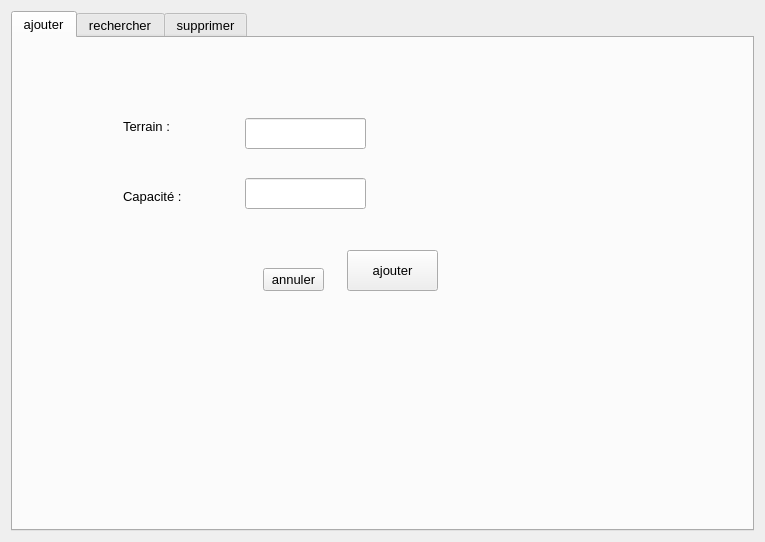
<?xml version="1.0" encoding="UTF-8"?>
<ui version="4.0">
 <class>terrain</class>
 <widget class="QWidget" name="terrain">
  <property name="geometry">
   <rect>
    <x>0</x>
    <y>0</y>
    <width>765</width>
    <height>542</height>
   </rect>
  </property>
  <property name="windowTitle">
   <string>Form</string>
  </property>
  <layout class="QGridLayout" name="gridLayout">
   <item row="0" column="1">
    <widget class="QTabWidget" name="onglets">
     <property name="font">
      <font>
       <pointsize>10</pointsize>
      </font>
     </property>
     <property name="currentIndex">
      <number>0</number>
     </property>
     <widget class="QWidget" name="ajouter">
      <attribute name="title">
       <string>ajouter</string>
      </attribute>
      <widget class="QPushButton" name="bouton_ajouter">
       <property name="geometry">
        <rect>
         <x>334</x>
         <y>212</y>
         <width>91</width>
         <height>41</height>
        </rect>
       </property>
       <property name="text">
        <string>ajouter</string>
       </property>
      </widget>
      <widget class="QLineEdit" name="lineEdit">
       <property name="geometry">
        <rect>
         <x>240</x>
         <y>80</y>
         <width>113</width>
         <height>20</height>
        </rect>
       </property>
      </widget>
      <widget class="QLabel" name="label_4">
       <property name="geometry">
        <rect>
         <x>110</x>
         <y>80</y>
         <width>51</width>
         <height>16</height>
        </rect>
       </property>
       <property name="text">
        <string>Terrain :</string>
       </property>
      </widget>
      <widget class="QLineEdit" name="nom_terrain">
       <property name="geometry">
        <rect>
         <x>232</x>
         <y>80</y>
         <width>121</width>
         <height>31</height>
        </rect>
       </property>
      </widget>
      <widget class="QLabel" name="label_6">
       <property name="geometry">
        <rect>
         <x>110</x>
         <y>150</y>
         <width>61</width>
         <height>16</height>
        </rect>
       </property>
       <property name="text">
        <string>Capacité :</string>
       </property>
      </widget>
      <widget class="QLineEdit" name="capacite_terrain">
       <property name="geometry">
        <rect>
         <x>232</x>
         <y>140</y>
         <width>121</width>
         <height>31</height>
        </rect>
       </property>
      </widget>
      <widget class="QPushButton" name="pushButton_2">
       <property name="geometry">
        <rect>
         <x>250</x>
         <y>230</y>
         <width>61</width>
         <height>23</height>
        </rect>
       </property>
       <property name="text">
        <string>annuler</string>
       </property>
      </widget>
      <widget class="QLabel" name="label_5">
       <property name="geometry">
        <rect>
         <x>96</x>
         <y>282</y>
         <width>631</width>
         <height>31</height>
        </rect>
       </property>
       <property name="font">
        <font>
         <pointsize>12</pointsize>
         <weight>75</weight>
         <bold>true</bold>
        </font>
       </property>
       <property name="text">
        <string/>
       </property>
      </widget>
     </widget>
     <widget class="QWidget" name="rechercher">
      <attribute name="title">
       <string>rechercher</string>
      </attribute>
      <widget class="QLabel" name="label_3">
       <property name="geometry">
        <rect>
         <x>116</x>
         <y>43</y>
         <width>61</width>
         <height>20</height>
        </rect>
       </property>
       <property name="text">
        <string>Terrain :</string>
       </property>
      </widget>
      <widget class="QLineEdit" name="t_chercher">
       <property name="geometry">
        <rect>
         <x>192</x>
         <y>40</y>
         <width>121</width>
         <height>31</height>
        </rect>
       </property>
      </widget>
      <widget class="QPushButton" name="bouton_chercher">
       <property name="geometry">
        <rect>
         <x>350</x>
         <y>40</y>
         <width>81</width>
         <height>31</height>
        </rect>
       </property>
       <property name="text">
        <string>chercher</string>
       </property>
      </widget>
      <widget class="QTableView" name="tableView_2">
       <property name="geometry">
        <rect>
         <x>125</x>
         <y>121</y>
         <width>321</width>
         <height>201</height>
        </rect>
       </property>
      </widget>
     </widget>
     <widget class="QWidget" name="supprimer">
      <attribute name="title">
       <string>supprimer</string>
      </attribute>
      <widget class="QLabel" name="label">
       <property name="geometry">
        <rect>
         <x>40</x>
         <y>30</y>
         <width>171</width>
         <height>31</height>
        </rect>
       </property>
       <property name="font">
        <font>
         <pointsize>14</pointsize>
         <weight>75</weight>
         <bold>true</bold>
         <underline>true</underline>
        </font>
       </property>
       <property name="text">
        <string>Liste des terrains</string>
       </property>
      </widget>
      <widget class="QTableView" name="tableView">
       <property name="geometry">
        <rect>
         <x>170</x>
         <y>90</y>
         <width>321</width>
         <height>271</height>
        </rect>
       </property>
      </widget>
      <widget class="QLabel" name="label_2">
       <property name="geometry">
        <rect>
         <x>160</x>
         <y>390</y>
         <width>31</width>
         <height>16</height>
        </rect>
       </property>
       <property name="text">
        <string>id :</string>
       </property>
      </widget>
      <widget class="QSpinBox" name="id_supprimer">
       <property name="geometry">
        <rect>
         <x>190</x>
         <y>381</y>
         <width>51</width>
         <height>31</height>
        </rect>
       </property>
      </widget>
      <widget class="QPushButton" name="bouton_supprimer">
       <property name="geometry">
        <rect>
         <x>290</x>
         <y>380</y>
         <width>71</width>
         <height>31</height>
        </rect>
       </property>
       <property name="text">
        <string>supprimer</string>
       </property>
      </widget>
      <widget class="QLabel" name="label_rq">
       <property name="geometry">
        <rect>
         <x>110</x>
         <y>440</y>
         <width>551</width>
         <height>31</height>
        </rect>
       </property>
       <property name="font">
        <font>
         <pointsize>14</pointsize>
        </font>
       </property>
       <property name="text">
        <string/>
       </property>
      </widget>
     </widget>
    </widget>
   </item>
  </layout>
 </widget>
 <resources/>
 <connections>
  <connection>
   <sender>pushButton_2</sender>
   <signal>clicked()</signal>
   <receiver>capacite_terrain</receiver>
   <slot>clear()</slot>
   <hints>
    <hint type="sourcelabel">
     <x>296</x>
     <y>272</y>
    </hint>
    <hint type="destinationlabel">
     <x>315</x>
     <y>190</y>
    </hint>
   </hints>
  </connection>
  <connection>
   <sender>pushButton_2</sender>
   <signal>clicked()</signal>
   <receiver>nom_terrain</receiver>
   <slot>clear()</slot>
   <hints>
    <hint type="sourcelabel">
     <x>279</x>
     <y>276</y>
    </hint>
    <hint type="destinationlabel">
     <x>296</x>
     <y>131</y>
    </hint>
   </hints>
  </connection>
 </connections>
</ui>
